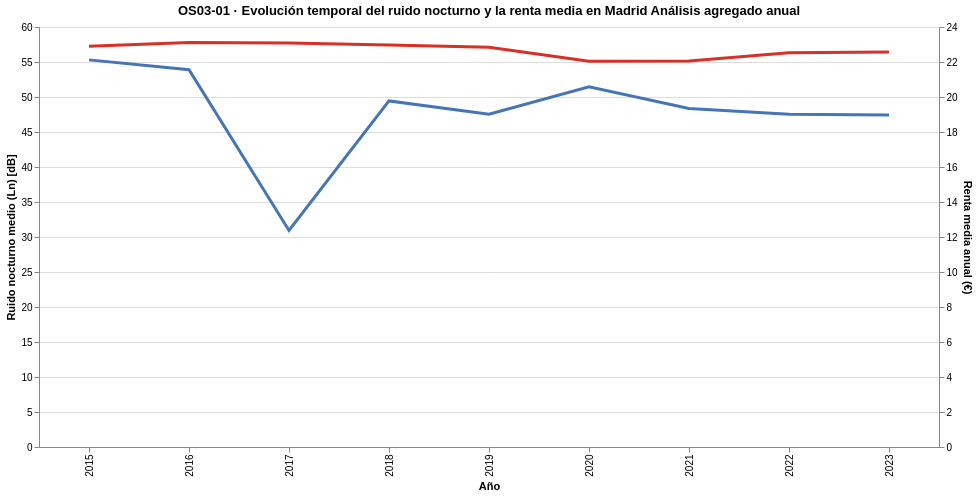

Notebook cell for this chart:
### Code cell
# =========================================================
# OS03-01 · Renta y ruido nocturno: relación temporal en Madrid
# =========================================================

# Línea de ruido nocturno (Ln)
line_ruido = (
    alt.Chart(df_os03_01)
    .mark_line(color="#d73027", strokeWidth=3)
    .encode(
        x=alt.X("year:O", title="Año"),
        y=alt.Y(
            "ln_medio:Q",
            title="Ruido nocturno medio (Ln) [dB]"
        ),
        tooltip=[
            alt.Tooltip("year:O", title="Año"),
            alt.Tooltip("ln_medio:Q", title="Ln medio [dB]", format=".2f")
        ]
    )
)

# Línea de renta media
line_renta = (
    alt.Chart(df_os03_01)
    .mark_line(color="#4575b4", strokeWidth=3)
    .encode(
        x=alt.X("year:O"),
        y=alt.Y(
            "renta_media:Q",
            title="Renta media anual (€)"
        ),
        tooltip=[
            alt.Tooltip("year:O", title="Año"),
            alt.Tooltip("renta_media:Q", title="Renta media (€)", format=",.0f")
        ]
    )
)

# Gráfico combinado
os03_01_chart = (
    alt.layer(line_ruido, line_renta)
    .resolve_scale(
        y="independent"   # 🔑 dos escalas Y visibles
    )
    .interactive()        # 🔑 zoom + pan
    .properties(
        width=900,
        height=420,
        title=(
            "OS03‑01 · Evolución temporal del ruido nocturno y la renta media en Madrid\n"
            "Análisis agregado anual"
        )
    )
)

os03_01_chart

### Figure 1 — Vega-Lite specification as saved in the notebook (floating-point values rounded to 4 significant figures)
{"$schema": "https://vega.github.io/schema/vega-lite/v5.20.1.json", "config": {"view": {"continuousHeight": 300, "continuousWidth": 300}}, "data": {"name": "data-f108069c3a588551274adb393f081007"}, "datasets": {"data-f108069c3a588551274adb393f081007": [{"ln_medio": 57.26, "renta_media": 22.12, "year": 2015}, {"ln_medio": 57.77, "renta_media": 21.56, "year": 2016}, {"ln_medio": 57.71, "renta_media": 12.37, "year": 2017}, {"ln_medio": 57.44, "renta_media": 19.78, "year": 2018}, {"ln_medio": 57.1, "renta_media": 19.02, "year": 2019}, {"ln_medio": 55.1, "renta_media": 20.59, "year": 2020}, {"ln_medio": 55.13, "renta_media": 19.35, "year": 2021}, {"ln_medio": 56.3, "renta_media": 19.01, "year": 2022}, {"ln_medio": 56.43, "renta_media": 18.97, "year": 2023}]}, "height": 420, "layer": [{"encoding": {"tooltip": [{"field": "year", "title": "Año", "type": "ordinal"}, {"field": "ln_medio", "format": ".2f", "title": "Ln medio [dB]", "type": "quantitative"}], "x": {"field": "year", "title": "Año", "type": "ordinal"}, "y": {"field": "ln_medio", "title": "Ruido nocturno medio (Ln) [dB]", "type": "quantitative"}}, "mark": {"color": "#d73027", "strokeWidth": 3, "type": "line"}, "name": "view_1"}, {"encoding": {"tooltip": [{"field": "year", "title": "Año", "type": "ordinal"}, {"field": "renta_media", "format": ",.0f", "title": "Renta media (€)", "type": "quantitative"}], "x": {"field": "year", "type": "ordinal"}, "y": {"field": "renta_media", "title": "Renta media anual (€)", "type": "quantitative"}}, "mark": {"color": "#4575b4", "strokeWidth": 3, "type": "line"}}], "params": [{"bind": "scales", "name": "param_1", "select": {"encodings": ["x", "y"], "type": "interval"}, "views": ["view_1"]}], "resolve": {"scale": {"y": "independent"}}, "title": "OS03‑01 · Evolución temporal del ruido nocturno y la renta media en Madrid\nAnálisis agregado anual", "width": 900}
